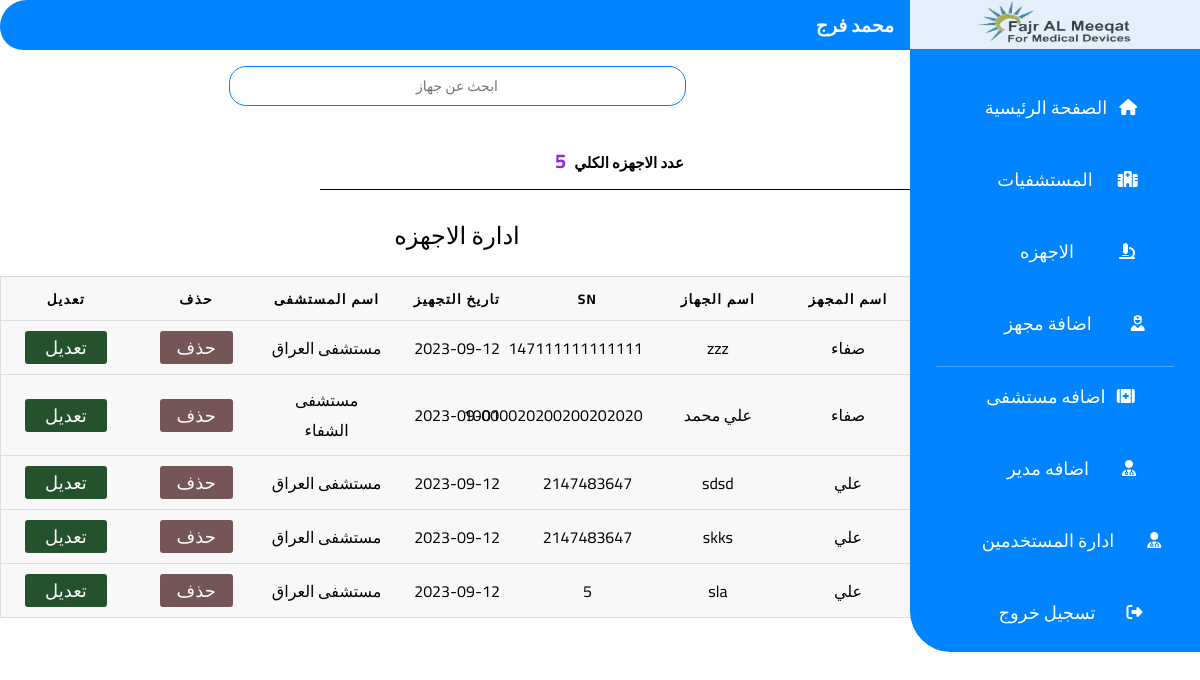
Page /AllDiv.php (signed in) on the committed database.
### tables this page shows
CREATE TABLE `uswes` (
  `id` int(255) NOT NULL,
  `token` int(255) NOT NULL,
  `userName` varchar(255) NOT NULL,
  `userMail` varchar(255) NOT NULL,
  `password` varchar(255) NOT NULL,
  `conformPass` varchar(255) NOT NULL,
  `Rank` int(255) NOT NULL
);

CREATE TABLE `adddiv` (
  `id` int(255) NOT NULL,
  `token` int(255) NOT NULL,
  `div_name` text NOT NULL,
  `div_namepers` text NOT NULL,
  `div_photo` text NOT NULL,
  `div_dete` text NOT NULL,
  `div_hosname` text NOT NULL,
  `serialnumber` varchar(255) NOT NULL
);

### AllDiv.php (the view, shortened to what this page needs)
<?php
    global $connect;
    mysqli_set_charset($connect, 'utf8');
    $GetDiv = "SELECT * FROM `adddiv` ORDER BY `id` DESC";
    $RunDiv = mysqli_query($connect, $GetDiv);
?>
<!DOCTYPE html>
<html lang="en">
<head>
    <link rel="stylesheet" href="style.css">
</head>
<body>
    <div class="container">
        <div class="LeftLest">
            <div class="logo"><img src="logo.png" alt=""></div>
            <ul>
            <li><div class="li-a1" ><a href ="index.php"  >الصفحة الرئيسية</a></div> <div class="li-i"> <i class="fa-solid fa-house" style="color: #ffffff;"></i></div></li>
                <li><div class="li-a2"><a href="AllHos.php">المستشفيات</a></div> <div class="li-i"><i class="fa-solid fa-hospital" style="color: #ffffff;"></i></div></li>
                <li ><div class="li-a3"><a href="AllDiv.php">الاجهزه</a></div> <div class="li-i"><i class="fa-solid fa-microscope" style="color: #ffffff;"></i></div></li>
                <?php
                      $CookiesUser = $_COOKIE["userToken"];
                      $GetUserInfo = "SELECT * FROM `uswes` WHERE token='$CookiesUser'";
                      $RunUserInfo = mysqli_query($connect, $GetUserInfo);
                      $RowUserInfo = mysqli_fetch_array($RunUserInfo);
                      $UserType = $RowUserInfo["Rank"];
                      if($UserType == "1") {
                      }elseif ($UserType == "2") {
                      } else {
                            echo '<li><div class="li-a4"><a href="Divic.php">اضافة مجهز</a></div> <div class="li-i"><i class="fa-solid fa-user-nurse" style="color: #ffffff;"></i></div></li>';
                            echo '<li class="li-add"><div class="li-a5"><a href="add-h.php">اضافه مستشفى</a></div> <div class="li-i"><i class="fa-sharp fa-solid fa-kit-medical" style="color: #ffffff;"></i></div></li>';
                            echo '<li><div class="li-a6"><a href="log.php">اضافه مدير</a></div> <div class="li-i"><i class="fa-solid fa-user-doctor" style="color: #ffffff;"></i></div></li>';
                            echo '<li><div class="li-a6"><a href="Users.php"> ادارة المستخدمين</a></div> <div class="li-i"><i class="fa-solid fa-user-doctor  style="color: #ffffff;"></i></div></li>';
                      }
                ?>
                <li class="li-log"><div class="li-a7"><a href="logOut.php">تسجيل خروج</a></div> <div class="li-i"><i class="fa-solid fa-right-from-bracket" style="color: #ffffff;"></i></div></li>
            </ul>
        </div>
        <div class="RightPage">
            <div class="topPage">
                <div class="topshert">
                    <div class="account">
                    <div><img class="userimg" src="cc.JPG" alt=""></div>
                    <div><h3 class="username">
                        <?php $UserName = $RowUserInfo["userName"];
                            echo $UserName;
                      ?>
                </h3></div>
                    </div>
                </div>
                <table>
  <caption>ادارة الاجهزه</caption>
  </div>
  <div class="search-container">
  <input type="text" id="searchInput" placeholder="ابحث عن جهاز" oninput="searchDevices()">
    </div>
  <thead>
    <tr>
        <th scope="col">اسم المجهز</th>
        <th scope="col">اسم الجهاز </th>
        <th scope="col">SN</th>
      <th scope="col"> تاريخ التجهيز </th>
      <th scope="col">  اسم المستشفى </th>
      <th scope="col">حذف</th>
      <th scope="col">تعديل</th>
    </tr>
  </thead>
  <?php
  $totalDevices = 0;
    while($Divi = mysqli_fetch_array($RunDiv)){
        $HospitalToken = $Divi['div_hosname'];
        $GetHospitalNameQuery = "SELECT `nameHos` FROM `add-h` WHERE token='$HospitalToken'";
        $RunHospitalNameQuery = mysqli_query($connect, $GetHospitalNameQuery);
        $HospitalName = "";
        if ($HospitalRow = mysqli_fetch_array($RunHospitalNameQuery)) {
            $HospitalName = $HospitalRow['nameHos'];
        }
    echo'
    <tr>
    <td data-label="اسم المجهز">';echo $Divi['div_namepers'];echo' </td>
    <td data-label="اسم الجهاز">';echo $Divi['div_name'];echo' </td>
    <td data-label="SN">';echo $Divi['serialnumber'];echo'</td>
    <td data-label="تاريخ التجهيز">';echo $Divi['div_dete'];echo' </td>
      <td data-label=" اسم المستشفى">';echo $HospitalName ;echo' </td>
      ';
      if($UserType == "1" || $UserType == "2" ) {
        echo '      <form action="" method="post" enctype="multipart/form-data">
        <td ><a class="DeleteR">حذف</a></td>
        </form>
        <td data-label="تعديل"><a class="DeleteR">تعديل</a></td>';
      } else {
           echo '<form action="" method="post" enctype="multipart/form-data">
           <td class ="tdcenter"><a class="Delete DeleteTable"  href="AllDiv.php?D=D&T='; echo $Divi['token']; echo'">حذف</a></td>
           </form>
           <td class ="tdcenter" ><a class="Edit EditTable" href="editDiv.php?D=D&T='; echo $Divi['token']; echo'">تعديل</a></td>';
      }
      echo'
    </tr>
    ';
    $totalDevices++;
}
?>
<div class="NumberDiv"> <h1 class ="t-th">عدد الاجهزه الكلي  <span><?php echo $totalDevices ; ?></span> </h1></div>
</div>
</div>
</body>
</html>

### style.css (style rules this page uses)
* { padding: 0; margin: 0; box-sizing: border-box; }
.container { width: 100%; display: flex; flex-direction: row-reverse; }
.LeftLest { width: 290px; background: #0084ff; text-align: -webkit-center; height: 652px; border-radius: 0 0 0 41px; position: fixed; }
.RightPage { width: 79%; margin: 0 286px 0 0; }
.logo { padding: 0; background: #fcfcfce6; text-align: center; }
.logo img { width: 154px; }
ul { padding: 16px 0px; }
li { margin: 13px 0px; padding: 13px 0; display: flex; align-items: center; justify-content: center; }
.li-a1 { margin: 0 12px; }
.li-a2 { margin: 0 25px; }
.li-a3 { margin: 0 45px; }
.li-a4 { margin: 0 39px; }
.li-a5 { margin: 0 11px; }
.li-a6 { margin: 0 33px; }
.li-a7 { margin: 0 31px; }
i.fa-solid.fa-user-doctor.style\= { color: #ffff; }
.li-add { border-top: 1px #ffffff4a solid; margin: 0 26px; }
a { text-decoration: none; font-size: 18px; font-family: 'Cairo', sans-serif; color: #fff; cursor: pointer; }
.account { display: flex; align-items: stretch; flex-direction: row-reverse; }
h3.username { font-family: 'Cairo'; color: #ffff; }
.topshert { background: #0084ff; padding: 7.5px 0; margin: 0 0 0 0; border-radius: 60px 0px 0px 52px; }
input[type="text"] { text-align: center; width: 244px; height: 40px; border-radius: 17px; border: 0.5px solid #0084ff; font-size: 14px; font-family: 'Cairo'; }
a { transition: .6s; }
.Delete { background: rgb(117 85 85); padding: 0 17px; border-radius: 3px; color: #ffff; }
.Edit { background: #24522c; padding: 0 20px; border-radius: 3px; color: #ffff; }
table { border: 1px solid #ccc; border-collapse: collapse; margin: 0; padding: 0; table-layout: fixed; width: 100%; direction: rtl; font-family: 'Cairo'; }
table caption { font-size: 1.5em; margin: .5em 0 .75em; }
table tr { background-color: #f8f8f8; border: 1px solid #ddd; padding: .35em; }
table th, table td { padding: .625em; text-align: center; }
table th { font-size: .85em; letter-spacing: .1em; text-transform: uppercase; }
.t-th { border-bottom: 1px solid; padding: 10px 1px; width: 65%; text-align: center; font-size: 15px; font-family: 'Cairo', sans-serif; }
.NumberDiv { margin: 11px 0px; text-align: -webkit-right; }
span { margin: 0 5px; font-size: 20px; color: blueviolet; }
.search-container { display: flex; flex-direction: column; align-items: center; }
input#searchInput { width: 50%; margin: 16px 0px 15px 0px; }

### rows in the picture
uswes: userName "محمد فرج"
adddiv: div_namepers "صفاء", div_name "zzz", serialnumber "147111111111111", div_dete "2023-09-12", add-h.nameHos "مستشفى العراق"
adddiv: div_namepers "صفاء", div_name "علي محمد", serialnumber "10000020200200202020", div_dete "2023-09-01", add-h.nameHos "مستشفى الشفاء"
adddiv: div_namepers "علي", div_name "sdsd", serialnumber "2147483647", div_dete "2023-09-12", add-h.nameHos "مستشفى العراق"
adddiv: div_namepers "علي", div_name "skks", serialnumber "2147483647", div_dete "2023-09-12", add-h.nameHos "مستشفى العراق"
adddiv: div_namepers "علي", div_name "sla", serialnumber "5", div_dete "2023-09-12", add-h.nameHos "مستشفى العراق"

### other values in the picture
$totalDevices "5"
